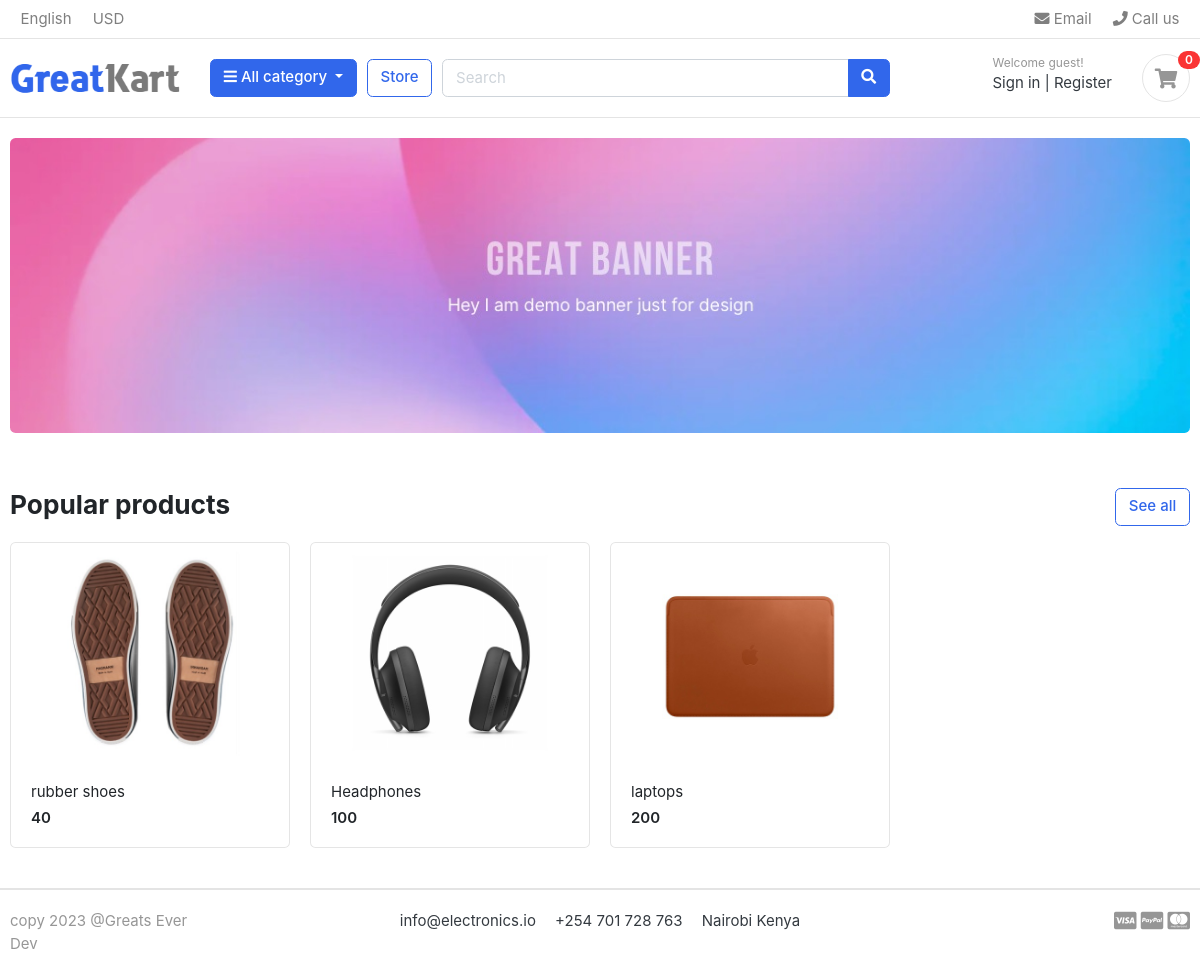
The page / on the database its author committed.
### store/models.py (models this page shows, shortened)
class Product(models.Model):
    product_name = models.CharField(max_length=200, unique=True)
    slug = models.SlugField(max_length=200, unique=True)
    description = models.TextField(max_length=500, blank=True)
    price = models.IntegerField()
    images = models.ImageField(upload_to='photos/product')
    stock = models.IntegerField()
    is_available = models.BooleanField(default=True)
    category = models.ForeignKey(Category, on_delete=models.CASCADE)
    created_date = models.DateTimeField(auto_now_add=True)
    modified_date = models.DateTimeField(auto_now=True)
    def get_url(self):
        return reverse('product_detail', args=[self.category.slug, self.slug])

### ekomerce/views.py (the view)
# urls.py: 2. Add a URL to urlpatterns:  path('', views.home, name='home')
def home(request):
    products = Product.objects.all().filter(is_available = True)
    context = {
        'products': products
    }
    return render(request, 'home.html', context)

### carts/context_processors.py (called while the page is built)
def counter(request):
    cart_count = 0
    if 'admin' in request.path:
        return {}
    else:
        try:
            cart = Cart.objects.filter(cart_id=_cart_id(request))
            cart_items = CartItem.objects.all().filter(cart=cart[:1])
            for cart_item in cart_items:
                cart_count += cart_item.quantity
        except Cart.DoesNotExist:
            cart_count = 0
    return dict(cart_count=cart_count)

### carts/views.py (called while the page is built)
def _cart_id(request):
    cart = request.session.session_key
    if not cart:
        cart = request.session.create()
    return cart

### category/context_processors.py (called while the page is built)
def menu_links(request):
    links= Category.objects.all()
    return dict(links=links)

### category/models.py (called while the page is built)
    def get_url(self):
        return reverse('products_by_category', args=[self.slug])

### templates/home.html
{% extends 'base.html' %}
{% load static %}
{% block content %}
<section class="section-intro padding-y-sm">
<div class="container">
<div class="intro-banner-wrap">
	<img src="{% static 'images/banners/1.jpg' %}" class="img-fluid rounded">
</div>
</div>
</section>
<section class="section-name padding-y-sm">
<div class="container">
<header class="section-heading">
	<a href="{% url 'store' %}" class="btn btn-outline-primary float-right">See all</a>
	<h3 class="section-title">Popular products</h3>
</header>
<div class="row">
	{% for product in products %}
	<div class="col-md-3">
		<div class="card card-product-grid">
			<a href="{{ product.get_url }}" class="img-wrap"> <img src="{{ product.images.url }}"> </a>
			<figcaption class="info-wrap">
				<a href="{{ product.get_url }}" class="title">{{ product.product_name }}</a>
				<div class="price mt-1">{{ product.price }}</div>
			</figcaption>
		</div>
	</div>
	{% endfor %}
</div>
</div>
</section>
</body>
</html>
{% endblock %}

### static/css/ui.css (style rules this page uses)
html { font-family: "Inter", sans-serif; font-size: 15px; }
.img-wrap { text-align: center; display: block; }
.img-wrap img { max-width: 100%; }
.padding-y-sm { padding-top: 20px; padding-bottom: 20px; }
.section-heading { margin-bottom: 20px; margin-top: 15px; }
.section-title { color: #212529; }
[class*=card-product] a.title { color: #212529; display: block; }
[class*=card-product] .img-wrap { overflow: hidden; position: relative; }
[class*=card-product] .img-wrap img { height: 100%; max-width: 100%; width: auto; display: inline-block; -o-object-fit: cover; object-fit: cover; }
.card-product-grid { margin-bottom: 20px; }
.card-product-grid .img-wrap { border-radius: 0.2rem 0.2rem 0 0; height: 220px; }
.card-product-grid .info-wrap { overflow: hidden; padding: 18px 20px; }
.card .img-wrap { overflow: hidden; }
.price { font-weight: 600; color: #212529; }

### rows shown on the page
Product: images (picture), product_name "rubber shoes", price "40"
Product: images (picture), product_name "Headphones", price "100"
Product: images (picture), product_name "laptops", price "200"

### other values the page prints
{{ cart_count }} "0"
